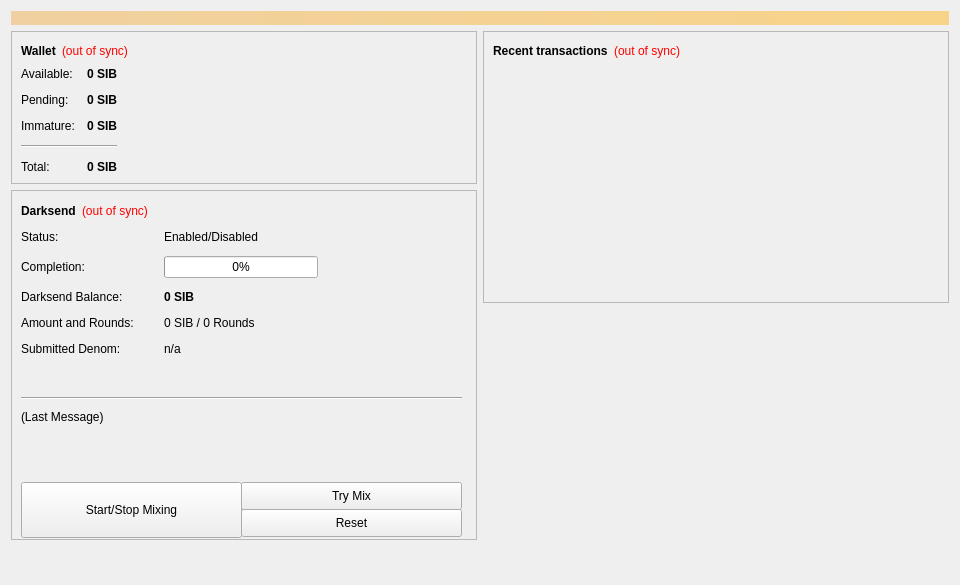
<?xml version="1.0" encoding="UTF-8"?>
<ui version="4.0">
 <class>OverviewPage</class>
 <widget class="QWidget" name="OverviewPage">
  <property name="geometry">
   <rect>
    <x>0</x>
    <y>0</y>
    <width>960</width>
    <height>585</height>
   </rect>
  </property>
  <property name="minimumSize">
   <size>
    <width>960</width>
    <height>0</height>
   </size>
  </property>
  <property name="windowTitle">
   <string>Form</string>
  </property>
  <layout class="QVBoxLayout" name="topLayout">
   <item>
    <widget class="QLabel" name="labelAlerts">
     <property name="visible">
      <bool>false</bool>
     </property>
     <property name="styleSheet">
      <string notr="true">background-color: qlineargradient(x1: 0, y1: 0, x2: 1, y2: 0, stop:0 #F0D0A0, stop:1 #F8D488); color:#000000;</string>
     </property>
     <property name="wordWrap">
      <bool>true</bool>
     </property>
     <property name="margin">
      <number>3</number>
     </property>
    </widget>
   </item>
   <item>
    <layout class="QHBoxLayout" name="horizontalLayout" stretch="1,1">
     <item>
      <layout class="QVBoxLayout" name="verticalLayout_2">
       <item>
        <widget class="QFrame" name="frame">
         <property name="frameShape">
          <enum>QFrame::StyledPanel</enum>
         </property>
         <property name="frameShadow">
          <enum>QFrame::Raised</enum>
         </property>
         <layout class="QVBoxLayout" name="verticalLayout_4">
          <item>
           <layout class="QHBoxLayout" name="horizontalLayout_4">
            <item>
             <widget class="QLabel" name="label_5">
              <property name="font">
               <font>
                <weight>75</weight>
                <bold>true</bold>
               </font>
              </property>
              <property name="text">
               <string>Wallet</string>
              </property>
             </widget>
            </item>
            <item>
             <widget class="QLabel" name="labelWalletStatus">
              <property name="toolTip">
               <string>The displayed information may be out of date. Your wallet automatically synchronizes with the Sibcoin network after a connection is established, but this process has not completed yet.</string>
              </property>
              <property name="styleSheet">
               <string notr="true">QLabel { color: red; }</string>
              </property>
              <property name="text">
               <string notr="true">(out of sync)</string>
              </property>
              <property name="alignment">
               <set>Qt::AlignLeading|Qt::AlignLeft|Qt::AlignVCenter</set>
              </property>
             </widget>
            </item>
            <item>
             <spacer name="horizontalSpacer_2">
              <property name="orientation">
               <enum>Qt::Horizontal</enum>
              </property>
              <property name="sizeHint" stdset="0">
               <size>
                <width>40</width>
                <height>20</height>
               </size>
              </property>
             </spacer>
            </item>
           </layout>
          </item>
          <item>
           <layout class="QHBoxLayout" name="horizontalLayout_3">
            <item>
             <layout class="QFormLayout" name="formLayout_2">
              <property name="fieldGrowthPolicy">
               <enum>QFormLayout::AllNonFixedFieldsGrow</enum>
              </property>
              <property name="horizontalSpacing">
               <number>12</number>
              </property>
              <property name="verticalSpacing">
               <number>12</number>
              </property>
              <item row="0" column="0">
               <widget class="QLabel" name="label">
                <property name="text">
                 <string>Available:</string>
                </property>
               </widget>
              </item>
              <item row="0" column="1">
               <widget class="QLabel" name="labelBalance">
                <property name="font">
                 <font>
                  <weight>75</weight>
                  <bold>true</bold>
                 </font>
                </property>
                <property name="cursor">
                 <cursorShape>IBeamCursor</cursorShape>
                </property>
                <property name="toolTip">
                 <string>Your current spendable balance</string>
                </property>
                <property name="text">
                 <string notr="true">0 SIB</string>
                </property>
                <property name="alignment">
                 <set>Qt::AlignRight|Qt::AlignTrailing|Qt::AlignVCenter</set>
                </property>
                <property name="textInteractionFlags">
                 <set>Qt::LinksAccessibleByMouse|Qt::TextSelectableByKeyboard|Qt::TextSelectableByMouse</set>
                </property>
               </widget>
              </item>
              <item row="1" column="0">
               <widget class="QLabel" name="label_3">
                <property name="text">
                 <string>Pending:</string>
                </property>
               </widget>
              </item>
              <item row="1" column="1">
               <widget class="QLabel" name="labelUnconfirmed">
                <property name="font">
                 <font>
                  <weight>75</weight>
                  <bold>true</bold>
                 </font>
                </property>
                <property name="cursor">
                 <cursorShape>IBeamCursor</cursorShape>
                </property>
                <property name="toolTip">
                 <string>Total of transactions that have yet to be confirmed, and do not yet count toward the spendable balance</string>
                </property>
                <property name="text">
                 <string notr="true">0 SIB</string>
                </property>
                <property name="alignment">
                 <set>Qt::AlignRight|Qt::AlignTrailing|Qt::AlignVCenter</set>
                </property>
                <property name="textInteractionFlags">
                 <set>Qt::LinksAccessibleByMouse|Qt::TextSelectableByKeyboard|Qt::TextSelectableByMouse</set>
                </property>
               </widget>
              </item>
              <item row="2" column="0">
               <widget class="QLabel" name="labelImmatureText">
                <property name="text">
                 <string>Immature:</string>
                </property>
               </widget>
              </item>
              <item row="2" column="1">
               <widget class="QLabel" name="labelImmature">
                <property name="font">
                 <font>
                  <weight>75</weight>
                  <bold>true</bold>
                 </font>
                </property>
                <property name="toolTip">
                 <string>Mined balance that has not yet matured</string>
                </property>
                <property name="text">
                 <string notr="true">0 SIB</string>
                </property>
                <property name="alignment">
                 <set>Qt::AlignRight|Qt::AlignTrailing|Qt::AlignVCenter</set>
                </property>
                <property name="textInteractionFlags">
                 <set>Qt::LinksAccessibleByMouse|Qt::TextSelectableByKeyboard|Qt::TextSelectableByMouse</set>
                </property>
               </widget>
              </item>
              <item row="4" column="0">
               <widget class="QLabel" name="labelTotalText">
                <property name="text">
                 <string>Total:</string>
                </property>
               </widget>
              </item>
              <item row="4" column="1">
               <widget class="QLabel" name="labelTotal">
                <property name="font">
                 <font>
                  <weight>75</weight>
                  <bold>true</bold>
                 </font>
                </property>
                <property name="cursor">
                 <cursorShape>IBeamCursor</cursorShape>
                </property>
                <property name="toolTip">
                 <string>Your current total balance</string>
                </property>
                <property name="text">
                 <string notr="true">0 SIB</string>
                </property>
                <property name="alignment">
                 <set>Qt::AlignRight|Qt::AlignTrailing|Qt::AlignVCenter</set>
                </property>
                <property name="textInteractionFlags">
                 <set>Qt::LinksAccessibleByMouse|Qt::TextSelectableByKeyboard|Qt::TextSelectableByMouse</set>
                </property>
               </widget>
              </item>
              <item row="3" column="0" colspan="2">
               <widget class="Line" name="line">
                <property name="orientation">
                 <enum>Qt::Horizontal</enum>
                </property>
               </widget>
              </item>
             </layout>
            </item>
            <item>
             <spacer name="horizontalSpacer_3">
              <property name="orientation">
               <enum>Qt::Horizontal</enum>
              </property>
              <property name="sizeHint" stdset="0">
               <size>
                <width>40</width>
                <height>20</height>
               </size>
              </property>
             </spacer>
            </item>
           </layout>
          </item>
         </layout>
        </widget>
       </item>
       <item>
        <widget class="QFrame" name="frameDarksend">
         <property name="minimumSize">
          <size>
           <width>0</width>
           <height>350</height>
          </size>
         </property>
         <property name="layoutDirection">
          <enum>Qt::LeftToRight</enum>
         </property>
         <property name="frameShape">
          <enum>QFrame::StyledPanel</enum>
         </property>
         <property name="frameShadow">
          <enum>QFrame::Raised</enum>
         </property>
         <widget class="QWidget" name="formLayoutWidget">
          <property name="geometry">
           <rect>
            <x>10</x>
            <y>40</y>
            <width>451</width>
            <height>161</height>
           </rect>
          </property>
          <layout class="QFormLayout" name="formLayout">
           <property name="fieldGrowthPolicy">
            <enum>QFormLayout::AllNonFixedFieldsGrow</enum>
           </property>
           <property name="horizontalSpacing">
            <number>30</number>
           </property>
           <property name="verticalSpacing">
            <number>12</number>
           </property>
           <item row="0" column="0">
            <widget class="QLabel" name="label_6">
             <property name="text">
              <string>Status:</string>
             </property>
            </widget>
           </item>
           <item row="0" column="1">
            <widget class="QLabel" name="darksendEnabled">
             <property name="text">
              <string>Enabled/Disabled</string>
             </property>
            </widget>
           </item>
           <item row="1" column="0">
            <widget class="QLabel" name="label_7">
             <property name="text">
              <string>Completion:</string>
             </property>
            </widget>
           </item>
           <item row="1" column="1">
            <widget class="QProgressBar" name="darksendProgress">
             <property name="maximumSize">
              <size>
               <width>154</width>
               <height>16777215</height>
              </size>
             </property>
             <property name="value">
              <number>0</number>
             </property>
            </widget>
           </item>
           <item row="2" column="0">
            <widget class="QLabel" name="labelAnonymizedText">
             <property name="text">
              <string>Darksend Balance:</string>
             </property>
            </widget>
           </item>
           <item row="2" column="1">
            <widget class="QLabel" name="labelAnonymized">
             <property name="font">
              <font>
               <weight>75</weight>
               <bold>true</bold>
              </font>
             </property>
             <property name="text">
              <string>0 SIB</string>
             </property>
            </widget>
           </item>
           <item row="3" column="0">
            <widget class="QLabel" name="label_8">
             <property name="text">
              <string>Amount and Rounds:</string>
             </property>
            </widget>
           </item>
           <item row="3" column="1">
            <widget class="QLabel" name="labelAmountRounds">
             <property name="text">
              <string>0 SIB / 0 Rounds</string>
             </property>
            </widget>
           </item>
           <item row="4" column="0">
            <widget class="QLabel" name="label_9">
             <property name="text">
              <string>Submitted Denom:</string>
             </property>
            </widget>
           </item>
           <item row="4" column="1">
            <widget class="QLabel" name="labelSubmittedDenom">
             <property name="statusTip">
              <string>The denominations you submitted to the Masternode. To mix, other users must submit the exact same denominations.</string>
             </property>
             <property name="text">
              <string>n/a</string>
             </property>
            </widget>
           </item>
          </layout>
         </widget>
         <widget class="QPushButton" name="runAutoDenom">
          <property name="geometry">
           <rect>
            <x>251</x>
            <y>17</y>
            <width>1</width>
            <height>1</height>
           </rect>
          </property>
          <property name="palette">
           <palette>
            <active>
             <colorrole role="WindowText">
              <brush brushstyle="SolidPattern">
               <color alpha="255">
                <red>0</red>
                <green>0</green>
                <blue>0</blue>
               </color>
              </brush>
             </colorrole>
             <colorrole role="Button">
              <brush brushstyle="SolidPattern">
               <color alpha="255">
                <red>239</red>
                <green>238</green>
                <blue>238</blue>
               </color>
              </brush>
             </colorrole>
             <colorrole role="Light">
              <brush brushstyle="SolidPattern">
               <color alpha="255">
                <red>255</red>
                <green>255</green>
                <blue>255</blue>
               </color>
              </brush>
             </colorrole>
             <colorrole role="Midlight">
              <brush brushstyle="SolidPattern">
               <color alpha="255">
                <red>247</red>
                <green>246</green>
                <blue>246</blue>
               </color>
              </brush>
             </colorrole>
             <colorrole role="Dark">
              <brush brushstyle="SolidPattern">
               <color alpha="255">
                <red>119</red>
                <green>119</green>
                <blue>119</blue>
               </color>
              </brush>
             </colorrole>
             <colorrole role="Mid">
              <brush brushstyle="SolidPattern">
               <color alpha="255">
                <red>159</red>
                <green>159</green>
                <blue>159</blue>
               </color>
              </brush>
             </colorrole>
             <colorrole role="Text">
              <brush brushstyle="SolidPattern">
               <color alpha="255">
                <red>0</red>
                <green>0</green>
                <blue>0</blue>
               </color>
              </brush>
             </colorrole>
             <colorrole role="BrightText">
              <brush brushstyle="SolidPattern">
               <color alpha="255">
                <red>255</red>
                <green>255</green>
                <blue>255</blue>
               </color>
              </brush>
             </colorrole>
             <colorrole role="ButtonText">
              <brush brushstyle="SolidPattern">
               <color alpha="255">
                <red>0</red>
                <green>0</green>
                <blue>0</blue>
               </color>
              </brush>
             </colorrole>
             <colorrole role="Base">
              <brush brushstyle="SolidPattern">
               <color alpha="255">
                <red>255</red>
                <green>255</green>
                <blue>255</blue>
               </color>
              </brush>
             </colorrole>
             <colorrole role="Window">
              <brush brushstyle="SolidPattern">
               <color alpha="255">
                <red>239</red>
                <green>238</green>
                <blue>238</blue>
               </color>
              </brush>
             </colorrole>
             <colorrole role="Shadow">
              <brush brushstyle="SolidPattern">
               <color alpha="255">
                <red>0</red>
                <green>0</green>
                <blue>0</blue>
               </color>
              </brush>
             </colorrole>
             <colorrole role="AlternateBase">
              <brush brushstyle="SolidPattern">
               <color alpha="255">
                <red>247</red>
                <green>246</green>
                <blue>246</blue>
               </color>
              </brush>
             </colorrole>
             <colorrole role="ToolTipBase">
              <brush brushstyle="SolidPattern">
               <color alpha="255">
                <red>255</red>
                <green>255</green>
                <blue>220</blue>
               </color>
              </brush>
             </colorrole>
             <colorrole role="ToolTipText">
              <brush brushstyle="SolidPattern">
               <color alpha="255">
                <red>0</red>
                <green>0</green>
                <blue>0</blue>
               </color>
              </brush>
             </colorrole>
            </active>
            <inactive>
             <colorrole role="WindowText">
              <brush brushstyle="SolidPattern">
               <color alpha="255">
                <red>0</red>
                <green>0</green>
                <blue>0</blue>
               </color>
              </brush>
             </colorrole>
             <colorrole role="Button">
              <brush brushstyle="SolidPattern">
               <color alpha="255">
                <red>239</red>
                <green>238</green>
                <blue>238</blue>
               </color>
              </brush>
             </colorrole>
             <colorrole role="Light">
              <brush brushstyle="SolidPattern">
               <color alpha="255">
                <red>255</red>
                <green>255</green>
                <blue>255</blue>
               </color>
              </brush>
             </colorrole>
             <colorrole role="Midlight">
              <brush brushstyle="SolidPattern">
               <color alpha="255">
                <red>247</red>
                <green>246</green>
                <blue>246</blue>
               </color>
              </brush>
             </colorrole>
             <colorrole role="Dark">
              <brush brushstyle="SolidPattern">
               <color alpha="255">
                <red>119</red>
                <green>119</green>
                <blue>119</blue>
               </color>
              </brush>
             </colorrole>
             <colorrole role="Mid">
              <brush brushstyle="SolidPattern">
               <color alpha="255">
                <red>159</red>
                <green>159</green>
                <blue>159</blue>
               </color>
              </brush>
             </colorrole>
             <colorrole role="Text">
              <brush brushstyle="SolidPattern">
               <color alpha="255">
                <red>0</red>
                <green>0</green>
                <blue>0</blue>
               </color>
              </brush>
             </colorrole>
             <colorrole role="BrightText">
              <brush brushstyle="SolidPattern">
               <color alpha="255">
                <red>255</red>
                <green>255</green>
                <blue>255</blue>
               </color>
              </brush>
             </colorrole>
             <colorrole role="ButtonText">
              <brush brushstyle="SolidPattern">
               <color alpha="255">
                <red>0</red>
                <green>0</green>
                <blue>0</blue>
               </color>
              </brush>
             </colorrole>
             <colorrole role="Base">
              <brush brushstyle="SolidPattern">
               <color alpha="255">
                <red>255</red>
                <green>255</green>
                <blue>255</blue>
               </color>
              </brush>
             </colorrole>
             <colorrole role="Window">
              <brush brushstyle="SolidPattern">
               <color alpha="255">
                <red>239</red>
                <green>238</green>
                <blue>238</blue>
               </color>
              </brush>
             </colorrole>
             <colorrole role="Shadow">
              <brush brushstyle="SolidPattern">
               <color alpha="255">
                <red>0</red>
                <green>0</green>
                <blue>0</blue>
               </color>
              </brush>
             </colorrole>
             <colorrole role="AlternateBase">
              <brush brushstyle="SolidPattern">
               <color alpha="255">
                <red>247</red>
                <green>246</green>
                <blue>246</blue>
               </color>
              </brush>
             </colorrole>
             <colorrole role="ToolTipBase">
              <brush brushstyle="SolidPattern">
               <color alpha="255">
                <red>255</red>
                <green>255</green>
                <blue>220</blue>
               </color>
              </brush>
             </colorrole>
             <colorrole role="ToolTipText">
              <brush brushstyle="SolidPattern">
               <color alpha="255">
                <red>0</red>
                <green>0</green>
                <blue>0</blue>
               </color>
              </brush>
             </colorrole>
            </inactive>
            <disabled>
             <colorrole role="WindowText">
              <brush brushstyle="SolidPattern">
               <color alpha="255">
                <red>119</red>
                <green>119</green>
                <blue>119</blue>
               </color>
              </brush>
             </colorrole>
             <colorrole role="Button">
              <brush brushstyle="SolidPattern">
               <color alpha="255">
                <red>239</red>
                <green>238</green>
                <blue>238</blue>
               </color>
              </brush>
             </colorrole>
             <colorrole role="Light">
              <brush brushstyle="SolidPattern">
               <color alpha="255">
                <red>255</red>
                <green>255</green>
                <blue>255</blue>
               </color>
              </brush>
             </colorrole>
             <colorrole role="Midlight">
              <brush brushstyle="SolidPattern">
               <color alpha="255">
                <red>247</red>
                <green>246</green>
                <blue>246</blue>
               </color>
              </brush>
             </colorrole>
             <colorrole role="Dark">
              <brush brushstyle="SolidPattern">
               <color alpha="255">
                <red>119</red>
                <green>119</green>
                <blue>119</blue>
               </color>
              </brush>
             </colorrole>
             <colorrole role="Mid">
              <brush brushstyle="SolidPattern">
               <color alpha="255">
                <red>159</red>
                <green>159</green>
                <blue>159</blue>
               </color>
              </brush>
             </colorrole>
             <colorrole role="Text">
              <brush brushstyle="SolidPattern">
               <color alpha="255">
                <red>119</red>
                <green>119</green>
                <blue>119</blue>
               </color>
              </brush>
             </colorrole>
             <colorrole role="BrightText">
              <brush brushstyle="SolidPattern">
               <color alpha="255">
                <red>255</red>
                <green>255</green>
                <blue>255</blue>
               </color>
              </brush>
             </colorrole>
             <colorrole role="ButtonText">
              <brush brushstyle="SolidPattern">
               <color alpha="255">
                <red>119</red>
                <green>119</green>
                <blue>119</blue>
               </color>
              </brush>
             </colorrole>
             <colorrole role="Base">
              <brush brushstyle="SolidPattern">
               <color alpha="255">
                <red>239</red>
                <green>238</green>
                <blue>238</blue>
               </color>
              </brush>
             </colorrole>
             <colorrole role="Window">
              <brush brushstyle="SolidPattern">
               <color alpha="255">
                <red>239</red>
                <green>238</green>
                <blue>238</blue>
               </color>
              </brush>
             </colorrole>
             <colorrole role="Shadow">
              <brush brushstyle="SolidPattern">
               <color alpha="255">
                <red>0</red>
                <green>0</green>
                <blue>0</blue>
               </color>
              </brush>
             </colorrole>
             <colorrole role="AlternateBase">
              <brush brushstyle="SolidPattern">
               <color alpha="255">
                <red>239</red>
                <green>238</green>
                <blue>238</blue>
               </color>
              </brush>
             </colorrole>
             <colorrole role="ToolTipBase">
              <brush brushstyle="SolidPattern">
               <color alpha="255">
                <red>255</red>
                <green>255</green>
                <blue>220</blue>
               </color>
              </brush>
             </colorrole>
             <colorrole role="ToolTipText">
              <brush brushstyle="SolidPattern">
               <color alpha="255">
                <red>0</red>
                <green>0</green>
                <blue>0</blue>
               </color>
              </brush>
             </colorrole>
            </disabled>
           </palette>
          </property>
          <property name="focusPolicy">
           <enum>Qt::NoFocus</enum>
          </property>
          <property name="autoFillBackground">
           <bool>true</bool>
          </property>
          <property name="text">
           <string/>
          </property>
          <property name="flat">
           <bool>true</bool>
          </property>
         </widget>
         <widget class="QPushButton" name="toggleDarksend">
          <property name="geometry">
           <rect>
            <x>10</x>
            <y>292</y>
            <width>221</width>
            <height>56</height>
           </rect>
          </property>
          <property name="sizePolicy">
           <sizepolicy hsizetype="MinimumExpanding" vsizetype="Fixed">
            <horstretch>0</horstretch>
            <verstretch>0</verstretch>
           </sizepolicy>
          </property>
          <property name="text">
           <string>Start/Stop Mixing</string>
          </property>
         </widget>
         <widget class="Line" name="line">
          <property name="geometry">
           <rect>
            <x>10</x>
            <y>200</y>
            <width>441</width>
            <height>16</height>
           </rect>
          </property>
          <property name="orientation">
           <enum>Qt::Horizontal</enum>
          </property>
         </widget>
         <widget class="QLabel" name="darksendStatus">
          <property name="geometry">
           <rect>
            <x>10</x>
            <y>220</y>
            <width>451</width>
            <height>61</height>
           </rect>
          </property>
          <property name="minimumSize">
           <size>
            <width>288</width>
            <height>43</height>
           </size>
          </property>
          <property name="text">
           <string>(Last Message)</string>
          </property>
          <property name="alignment">
           <set>Qt::AlignLeading|Qt::AlignLeft|Qt::AlignTop</set>
          </property>
          <property name="wordWrap">
           <bool>true</bool>
          </property>
         </widget>
         <widget class="QPushButton" name="darksendAuto">
          <property name="geometry">
           <rect>
            <x>230</x>
            <y>292</y>
            <width>221</width>
            <height>28</height>
           </rect>
          </property>
          <property name="sizePolicy">
           <sizepolicy hsizetype="MinimumExpanding" vsizetype="Fixed">
            <horstretch>0</horstretch>
            <verstretch>0</verstretch>
           </sizepolicy>
          </property>
          <property name="toolTip">
           <string>Try to manually submit a Darksend request.</string>
          </property>
          <property name="text">
           <string>Try Mix</string>
          </property>
         </widget>
         <widget class="QPushButton" name="darksendReset">
          <property name="geometry">
           <rect>
            <x>230</x>
            <y>319</y>
            <width>221</width>
            <height>28</height>
           </rect>
          </property>
          <property name="sizePolicy">
           <sizepolicy hsizetype="MinimumExpanding" vsizetype="Fixed">
            <horstretch>0</horstretch>
            <verstretch>0</verstretch>
           </sizepolicy>
          </property>
          <property name="toolTip">
           <string>Reset the current status of Darksend (can interrupt Darksend if it's in the process of Mixing, which can cost you money!)</string>
          </property>
          <property name="autoFillBackground">
           <bool>false</bool>
          </property>
          <property name="text">
           <string>Reset</string>
          </property>
         </widget>
         <widget class="QWidget" name="">
          <property name="geometry">
           <rect>
            <x>10</x>
            <y>10</y>
            <width>431</width>
            <height>22</height>
           </rect>
          </property>
          <layout class="QHBoxLayout" name="horizontalLayout_5">
           <item>
            <widget class="QLabel" name="label_2">
             <property name="font">
              <font>
               <weight>75</weight>
               <bold>true</bold>
              </font>
             </property>
             <property name="text">
              <string>Darksend</string>
             </property>
            </widget>
           </item>
           <item>
            <widget class="QLabel" name="labelDarksendSyncStatus">
             <property name="toolTip">
              <string>The displayed information may be out of date. Your wallet automatically synchronizes with the Sibcoin network after a connection is established, but this process has not completed yet.</string>
             </property>
             <property name="styleSheet">
              <string notr="true">QLabel { color: red; }</string>
             </property>
             <property name="text">
              <string notr="true">(out of sync)</string>
             </property>
             <property name="alignment">
              <set>Qt::AlignLeading|Qt::AlignLeft|Qt::AlignVCenter</set>
             </property>
            </widget>
           </item>
           <item>
            <spacer name="horizontalSpacer_4">
             <property name="orientation">
              <enum>Qt::Horizontal</enum>
             </property>
             <property name="sizeHint" stdset="0">
              <size>
               <width>40</width>
               <height>20</height>
              </size>
             </property>
            </spacer>
           </item>
          </layout>
         </widget>
        </widget>
       </item>
       <item>
        <spacer name="verticalSpacer">
         <property name="orientation">
          <enum>Qt::Vertical</enum>
         </property>
         <property name="sizeHint" stdset="0">
          <size>
           <width>20</width>
           <height>40</height>
          </size>
         </property>
        </spacer>
       </item>
      </layout>
     </item>
     <item>
      <layout class="QVBoxLayout" name="verticalLayout_3">
       <item>
        <widget class="QFrame" name="frame_2">
         <property name="frameShape">
          <enum>QFrame::StyledPanel</enum>
         </property>
         <property name="frameShadow">
          <enum>QFrame::Raised</enum>
         </property>
         <layout class="QVBoxLayout" name="verticalLayout">
          <item>
           <layout class="QHBoxLayout" name="horizontalLayout_2">
            <item>
             <widget class="QLabel" name="label_4">
              <property name="text">
               <string>&lt;b&gt;Recent transactions&lt;/b&gt;</string>
              </property>
             </widget>
            </item>
            <item>
             <widget class="QLabel" name="labelTransactionsStatus">
              <property name="toolTip">
               <string>The displayed information may be out of date. Your wallet automatically synchronizes with the Sibcoin network after a connection is established, but this process has not completed yet.</string>
              </property>
              <property name="styleSheet">
               <string notr="true">QLabel { color: red; }</string>
              </property>
              <property name="text">
               <string notr="true">(out of sync)</string>
              </property>
              <property name="alignment">
               <set>Qt::AlignRight|Qt::AlignTrailing|Qt::AlignVCenter</set>
              </property>
             </widget>
            </item>
            <item>
             <spacer name="horizontalSpacer">
              <property name="orientation">
               <enum>Qt::Horizontal</enum>
              </property>
              <property name="sizeHint" stdset="0">
               <size>
                <width>40</width>
                <height>20</height>
               </size>
              </property>
             </spacer>
            </item>
           </layout>
          </item>
          <item>
           <widget class="QListView" name="listTransactions">
            <property name="styleSheet">
             <string notr="true">QListView { background: transparent; }</string>
            </property>
            <property name="frameShape">
             <enum>QFrame::NoFrame</enum>
            </property>
            <property name="verticalScrollBarPolicy">
             <enum>Qt::ScrollBarAlwaysOff</enum>
            </property>
            <property name="horizontalScrollBarPolicy">
             <enum>Qt::ScrollBarAlwaysOff</enum>
            </property>
            <property name="selectionMode">
             <enum>QAbstractItemView::NoSelection</enum>
            </property>
           </widget>
          </item>
         </layout>
        </widget>
       </item>
       <item>
        <spacer name="verticalSpacer_2">
         <property name="orientation">
          <enum>Qt::Vertical</enum>
         </property>
         <property name="sizeHint" stdset="0">
          <size>
           <width>20</width>
           <height>40</height>
          </size>
         </property>
        </spacer>
       </item>
      </layout>
     </item>
    </layout>
   </item>
  </layout>
 </widget>
 <resources/>
 <connections/>
</ui>
